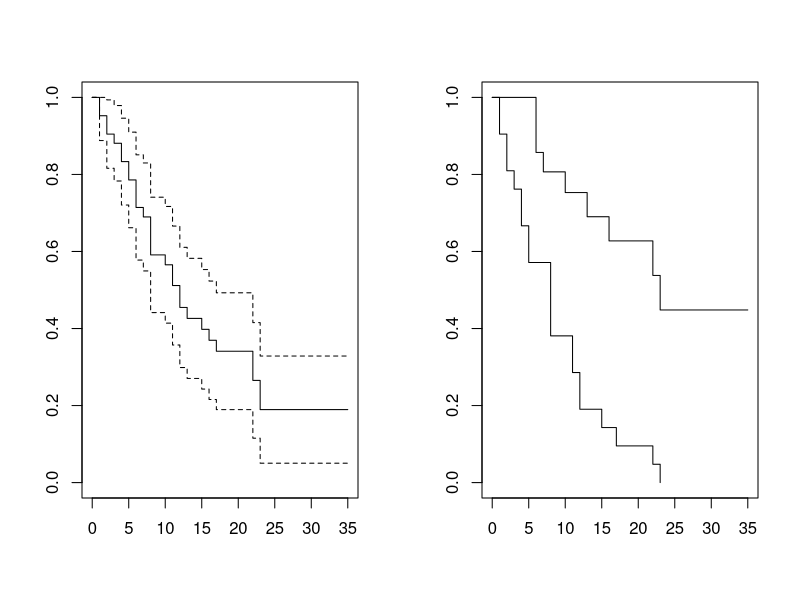
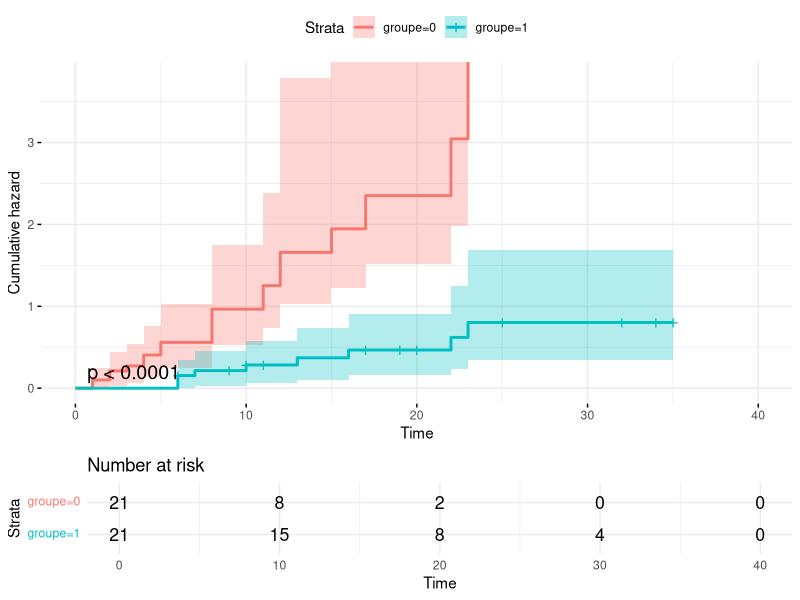

Source code (R) for these figures, in order: (Note: this script raises an error after producing the figures.)
# Kaplan-Meier
library("survival")
library("survminer")
##########
#PARTIE 1#
##########

#1 Entrez les donnees de Freireich
time<- c(6,6,6,6,7,9,10,10,11,13,16,17,19,20,22,23,25,32,32,34,35)
status<-c(1,1,1,0,1,0,1,0,0,1,1,0,0,0,1,1,0,0,0,0,0)
time0<-c(1, 1, 2, 2, 3, 4, 4, 5, 5, 8, 8, 8, 8, 11, 11, 12, 12, 15, 17, 22, 23)
status0<-rep(1,21)
duree<-c(time, time0)
censure<-c(status,status0)
groupe<-c(rep(1,length(time)),rep(0,length(time0)))
data_frame<-data.frame(duree,censure,groupe)

par(mfrow=c(1,2))


#2 Tracez l’estimateur de Kaplan-Meier
fit <- survfit(Surv(duree,censure) ~ 1,conf.type="plain")
plot(fit)

#3 Tracez l’estimateur de Kaplan-Meier
summary(fit)

#4 Refaites les mˆemes ´etapes par traitement
fit.groupe <- survfit(Surv(duree,censure) ~ groupe,conf.type="plain")
plot(fit.groupe)
summary(fit.groupe)

#5 
ggsurvplot(fit.groupe, data = data_frame, fun = "cumhaz", 
           conf.int = TRUE, pval = TRUE, risk.table = TRUE,
           ggtheme = theme_minimal())

##########
#PARTIE 2#
##########

#1 etude descriptive
summary(dataset$treat)
summary(dataset$renal)

#2 etude de survie
par(mfrow=c(2,2))

fit.tot <- survfit(Surv(dataset$dur,dataset$status) ~ 1,conf.type="plain")
summary(fit.tot)
plot(fit.tot,main="graphique globale",col="blue")

fit.treat<-survfit(Surv(dataset$dur) ~ dataset$treat)
summary(fit.treat)
plot(fit.treat,main="graphique treat",col="red")

fit.renal<-survfit(Surv(dataset$dur) ~ dataset$renal)
summary(fit.renal)
plot(fit.renal,main="graphique renal",col="purple")

fit.status<-survfit(Surv(dataset$dur) ~ (dataset$renal+dataset$treat))
summary(fit.status)
plot(fit.status, main="graphique combiner",col="green")
